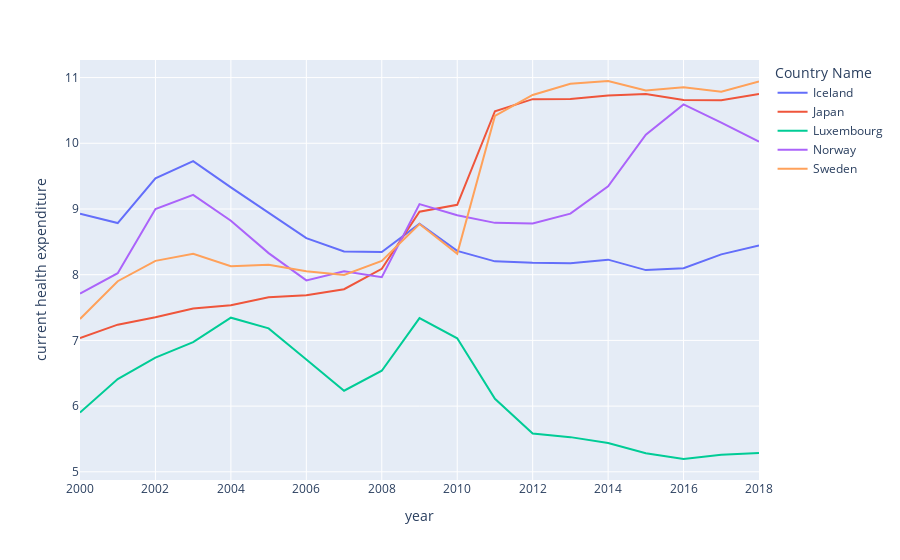

The code cell stored with this chart in its notebook:
### Code cell
import plotly.express as px
countries = ['Japan','Iceland','Sweden','Luxembourg','Norway']
px.line(df[df['Country Name'].isin(countries)], x='year', y='current health expenditure', color='Country Name')

### Figure 1 — Plotly figure (JSON) as saved in the notebook; plotly's stock layout.template omitted (floating-point values rounded to 4 significant figures)
{"data": [{"hovertemplate": "Country Name=Iceland<br>year=%{x}<br>current health expenditure=%{y}<extra></extra>", "legendgroup": "Iceland", "line": {"color": "#636efa", "dash": "solid"}, "marker": {"symbol": "circle"}, "mode": "lines", "name": "Iceland", "orientation": "v", "showlegend": true, "type": "scatter", "x": [2000, 2001, 2002, 2003, 2004, 2005, 2006, 2007, 2008, 2009, 2010, 2011, 2012, 2013, 2014, 2015, 2016, 2017, 2018], "xaxis": "x", "y": [8.929, 8.785, 9.466, 9.729, 9.329, 8.947, 8.557, 8.354, 8.344, 8.775, 8.362, 8.203, 8.181, 8.176, 8.229, 8.07, 8.097, 8.309, 8.443], "yaxis": "y"}, {"hovertemplate": "Country Name=Japan<br>year=%{x}<br>current health expenditure=%{y}<extra></extra>", "legendgroup": "Japan", "line": {"color": "#EF553B", "dash": "solid"}, "marker": {"symbol": "circle"}, "mode": "lines", "name": "Japan", "orientation": "v", "showlegend": true, "type": "scatter", "x": [2000, 2001, 2002, 2003, 2004, 2005, 2006, 2007, 2008, 2009, 2010, 2011, 2012, 2013, 2014, 2015, 2016, 2017, 2018], "xaxis": "x", "y": [7.035, 7.239, 7.352, 7.487, 7.535, 7.658, 7.687, 7.779, 8.089, 8.959, 9.063, 10.49, 10.67, 10.67, 10.73, 10.75, 10.66, 10.66, 10.75], "yaxis": "y"}, {"hovertemplate": "Country Name=Luxembourg<br>year=%{x}<br>current health expenditure=%{y}<extra></extra>", "legendgroup": "Luxembourg", "line": {"color": "#00cc96", "dash": "solid"}, "marker": {"symbol": "circle"}, "mode": "lines", "name": "Luxembourg", "orientation": "v", "showlegend": true, "type": "scatter", "x": [2000, 2001, 2002, 2003, 2004, 2005, 2006, 2007, 2008, 2009, 2010, 2011, 2012, 2013, 2014, 2015, 2016, 2017, 2018], "xaxis": "x", "y": [5.901, 6.411, 6.738, 6.973, 7.345, 7.183, 6.708, 6.235, 6.538, 7.34, 7.032, 6.112, 5.584, 5.528, 5.437, 5.284, 5.195, 5.258, 5.286], "yaxis": "y"}, {"hovertemplate": "Country Name=Norway<br>year=%{x}<br>current health expenditure=%{y}<extra></extra>", "legendgroup": "Norway", "line": {"color": "#ab63fa", "dash": "solid"}, "marker": {"symbol": "circle"}, "mode": "lines", "name": "Norway", "orientation": "v", "showlegend": true, "type": "scatter", "x": [2000, 2001, 2002, 2003, 2004, 2005, 2006, 2007, 2008, 2009, 2010, 2011, 2012, 2013, 2014, 2015, 2016, 2017, 2018], "xaxis": "x", "y": [7.712, 8.022, 9.001, 9.215, 8.821, 8.328, 7.913, 8.051, 7.961, 9.074, 8.906, 8.789, 8.778, 8.93, 9.345, 10.13, 10.59, 10.32, 10.02], "yaxis": "y"}, {"hovertemplate": "Country Name=Sweden<br>year=%{x}<br>current health expenditure=%{y}<extra></extra>", "legendgroup": "Sweden", "line": {"color": "#FFA15A", "dash": "solid"}, "marker": {"symbol": "circle"}, "mode": "lines", "name": "Sweden", "orientation": "v", "showlegend": true, "type": "scatter", "x": [2000, 2001, 2002, 2003, 2004, 2005, 2006, 2007, 2008, 2009, 2010, 2011, 2012, 2013, 2014, 2015, 2016, 2017, 2018], "xaxis": "x", "y": [7.327, 7.9, 8.21, 8.317, 8.13, 8.151, 8.052, 7.996, 8.208, 8.77, 8.32, 10.42, 10.74, 10.9, 10.95, 10.8, 10.85, 10.79, 10.94], "yaxis": "y"}], "layout": {"legend": {"title": {"text": "Country Name"}, "tracegroupgap": 0}, "margin": {"t": 60}, "xaxis": {"anchor": "y", "domain": [0, 1], "title": {"text": "year"}}, "yaxis": {"anchor": "x", "domain": [0, 1], "title": {"text": "current health expenditure"}}}}
